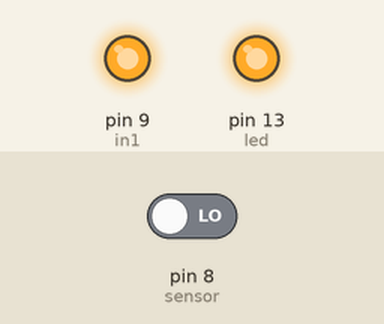
Bench run of a sketch on a simulated Arduino Uno, built with avr-gcc and run on an emulated ATmega328P. On the bench: output pins drawn as LEDs (lit = HIGH). Inputs (shaded band) come from the test bench; at power-on: pin 8 (sensor) LOW. What the sketch prints to the serial monitor is not drawn.

Above: at 0.01 s.
At 14.2 s:
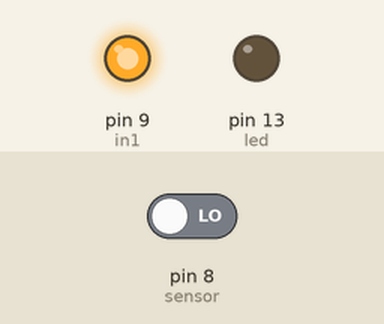
14.3 s: pin 8 (sensor) driven HIGH
At 14.6 s:
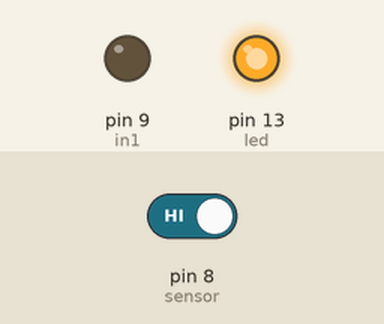
Timing chart, 0 to 17.3 s (numbered marks = the images above; inputs shaded):
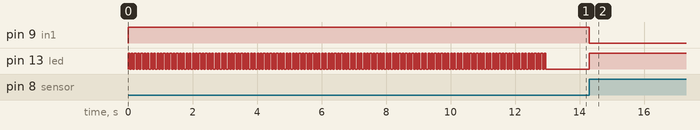

Measured:
- after the input at 14.3 s, pin 9 (in1): HIGH → LOW at once; pin 13 (led): LOW → HIGH at once

The sketch:

iot.ino
```cpp
int in1 = 9;
int sensor = 8;
int led = 13;
unsigned long t=0;

void setup()
{
  Serial.begin(9600);
  pinMode(in1, OUTPUT);
  pinMode(sensor, INPUT);
  pinMode(led, OUTPUT);

  digitalWrite(in1,HIGH);
  digitalWrite(led,LOW);

  while(millis()<13000)
  {
    digitalWrite(led,HIGH);
    delay(50);
    digitalWrite(led,LOW);
    delay(50);
  }
  digitalWrite(led,LOW);

}


void loop()
{
  digitalWrite(in1,HIGH);
  digitalWrite(led,LOW);
  if(digitalRead(sensor)==HIGH)
  {
   t=millis();
   while(millis()<(t+5000))
   {
   digitalWrite(in1,LOW);
   digitalWrite(led,HIGH);
   Serial.write('0');
     if((millis()>(t+2300))&&(digitalRead(sensor)==HIGH))
      {
       t=millis();
       Serial.write('1');
      }
   }
  }
}
```
